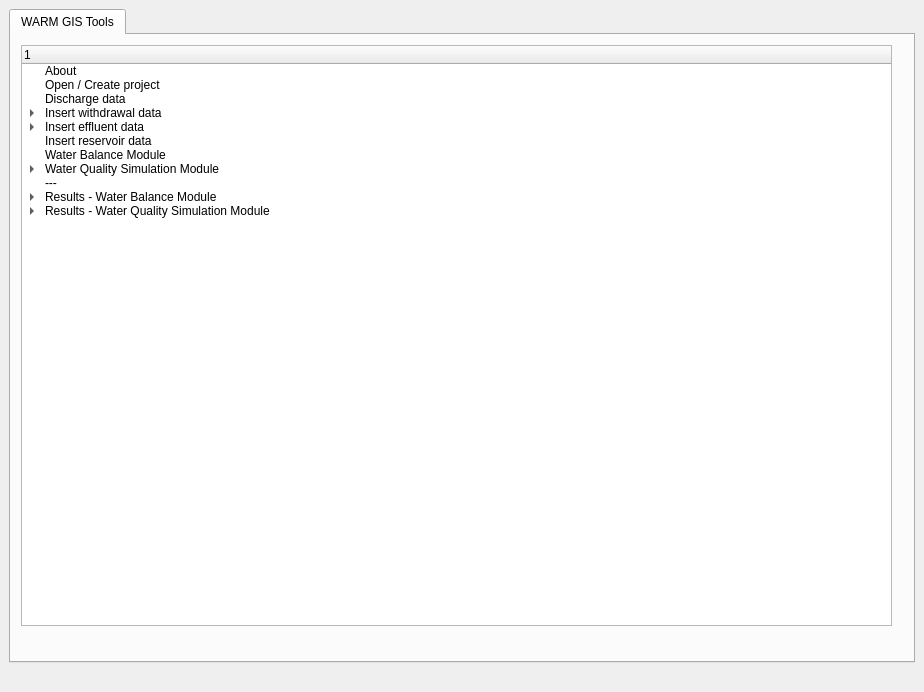
<?xml version="1.0" encoding="UTF-8"?>
<ui version="4.0">
 <class>WARMGIS</class>
 <widget class="QDockWidget" name="WARMGIS">
  <property name="geometry">
   <rect>
    <x>0</x>
    <y>0</y>
    <width>924</width>
    <height>692</height>
   </rect>
  </property>
  <property name="windowTitle">
   <string>WARM-GIS Tools</string>
  </property>
  <widget class="QWidget" name="dockWidgetContents">
   <layout class="QGridLayout" name="gridLayout">
    <item row="1" column="0">
     <widget class="QLabel" name="label">
      <property name="text">
       <string/>
      </property>
     </widget>
    </item>
    <item row="0" column="0">
     <widget class="QTabWidget" name="tabWidget">
      <property name="currentIndex">
       <number>0</number>
      </property>
      <widget class="QWidget" name="tab">
       <attribute name="title">
        <string>WARM GIS Tools</string>
       </attribute>
       <widget class="QTreeWidget" name="treeWidget">
        <property name="geometry">
         <rect>
          <x>10</x>
          <y>10</y>
          <width>871</width>
          <height>581</height>
         </rect>
        </property>
        <column>
         <property name="text">
          <string/>
         </property>
        </column>
        <item>
         <property name="text">
          <string>About</string>
         </property>
        </item>
        <item>
         <property name="text">
          <string>Open / Create project</string>
         </property>
        </item>
        <item>
         <property name="text">
          <string>Discharge data</string>
         </property>
        </item>
        <item>
         <property name="text">
          <string>Insert withdrawal data</string>
         </property>
         <item>
          <property name="text">
           <string>Withdrawals - Manual insertion</string>
          </property>
         </item>
         <item>
          <property name="text">
           <string>Withdrawals - Table insertion</string>
          </property>
         </item>
        </item>
        <item>
         <property name="text">
          <string>Insert effluent data</string>
         </property>
         <item>
          <property name="text">
           <string>Point effluent - Manual insertion</string>
          </property>
         </item>
         <item>
          <property name="text">
           <string>Point effluent - Table insertion</string>
          </property>
         </item>
         <item>
          <property name="text">
           <string>Diffuse sources </string>
          </property>
         </item>
        </item>
        <item>
         <property name="text">
          <string>Insert reservoir data</string>
         </property>
        </item>
        <item>
         <property name="text">
          <string>Water Balance Module</string>
         </property>
        </item>
        <item>
         <property name="text">
          <string>Water Quality Simulation Module</string>
         </property>
         <item>
          <property name="text">
           <string>Insert water quality observed data</string>
          </property>
         </item>
         <item>
          <property name="text">
           <string>Model parameters</string>
          </property>
         </item>
         <item>
          <property name="text">
           <string>Run simulation</string>
          </property>
         </item>
        </item>
        <item>
         <property name="text">
          <string>---</string>
         </property>
        </item>
        <item>
         <property name="text">
          <string>Results - Water Balance Module</string>
         </property>
         <item>
          <property name="text">
           <string>Scenario 1</string>
          </property>
         </item>
         <item>
          <property name="text">
           <string>Scenario 2</string>
          </property>
         </item>
         <item>
          <property name="text">
           <string>Scenario 3</string>
          </property>
         </item>
         <item>
          <property name="text">
           <string>Scenario 4</string>
          </property>
         </item>
         <item>
          <property name="text">
           <string>Scenario 5</string>
          </property>
         </item>
         <item>
          <property name="text">
           <string>Scenario 6</string>
          </property>
         </item>
         <item>
          <property name="text">
           <string>Scenario 7</string>
          </property>
         </item>
         <item>
          <property name="text">
           <string>Scenario 8</string>
          </property>
         </item>
         <item>
          <property name="text">
           <string>Scenario 9</string>
          </property>
         </item>
         <item>
          <property name="text">
           <string>Scenario 10</string>
          </property>
         </item>
         <item>
          <property name="text">
           <string>Scenario 11</string>
          </property>
         </item>
         <item>
          <property name="text">
           <string>Scenario 12</string>
          </property>
         </item>
        </item>
        <item>
         <property name="text">
          <string>Results - Water Quality Simulation Module</string>
         </property>
         <item>
          <property name="text">
           <string>BOD</string>
          </property>
         </item>
         <item>
          <property name="text">
           <string>Dissolved Oxigen</string>
          </property>
         </item>
         <item>
          <property name="text">
           <string>Coliforms</string>
          </property>
         </item>
         <item>
          <property name="text">
           <string>Total Phosphorus</string>
          </property>
         </item>
         <item>
          <property name="text">
           <string>Ammon Nitrogen</string>
          </property>
         </item>
         <item>
          <property name="text">
           <string>Nitrate</string>
          </property>
         </item>
        </item>
       </widget>
      </widget>
     </widget>
    </item>
   </layout>
  </widget>
 </widget>
 <resources/>
 <connections/>
</ui>
